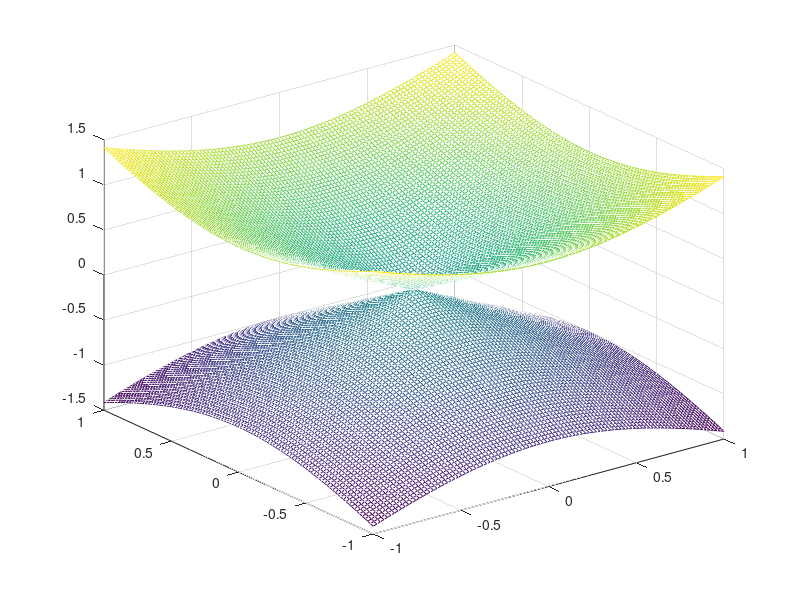

MATLAB code for this plot:
clc
clear
a = pi;


qxvals =100;

QX = linspace(-pi/a,pi/a,qxvals) ;

qyvals =100;
QY = linspace(-pi/a,pi/a,qyvals) ;

for qxval= 1:qxvals
    qx = QX(qxval);
    for qyval= 1:qyvals
        qy = QY(qyval);

        Ep1(qxval,qyval) = (qx^2 + qy^2)^(1/2);
        Ep2(qxval,qyval) = -(qx^2 + qy^2)^(1/2);
    end
end

clear temp1 temp2;

temp1(:,:) = Ep1(:,:);
temp2(:,:) = Ep2(:,:);

figure
mesh(QX,QY,temp1)
hold on
mesh(QX,QY,temp2)

